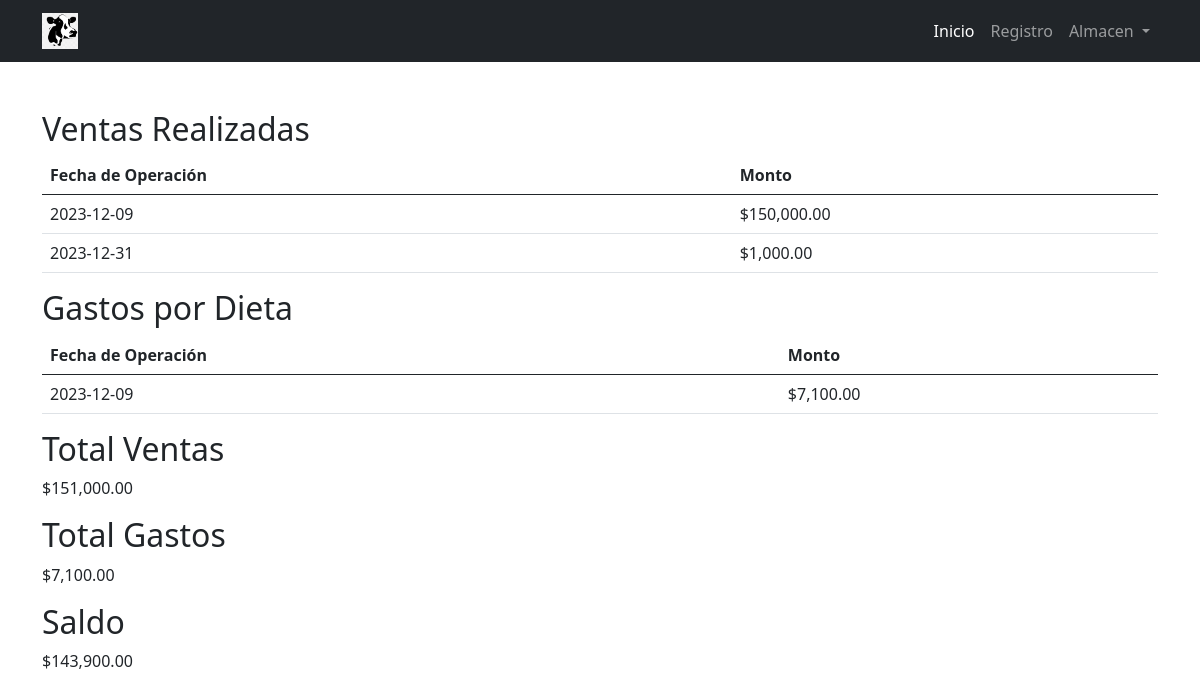
The app's page /caja.php with its own data.
### tables this page shows
CREATE TABLE `Caja` (
  `Id_caja` int NOT NULL,
  `FechaOperacion` date DEFAULT NULL,
  `TipoOperacion` enum('Venta','Gasto') NOT NULL,
  `Monto` decimal(10,2) NOT NULL
);

### www/caja.php (the view, shortened to what this page needs)
<?php
include("includes/header.php");
$servername = "db";
$username = "root";
$password = "clave";
$dbname = "Ganaderia";
$conn = new mysqli($servername, $username, $password, $dbname);
$sqlVentas = "SELECT SUM(Monto) AS TotalVentas FROM Caja WHERE TipoOperacion = 'Venta'";
$resultVentas = $conn->query($sqlVentas);
$rowVentas = $resultVentas->fetch_assoc();
$totalVentas = $rowVentas["TotalVentas"];
$sqlGastosDieta = "SELECT SUM(Monto) AS TotalGastos FROM Caja WHERE TipoOperacion = 'Gasto'";
$resultGastosDieta = $conn->query($sqlGastosDieta);
$rowGastosDieta = $resultGastosDieta->fetch_assoc();
$totalGastos = $rowGastosDieta["TotalGastos"];
$saldo = $totalVentas - $totalGastos;
?>
<!DOCTYPE html>
<html lang="en">
<head>
    <link href="https://cdn.jsdelivr.net/npm/bootstrap@5.0.2/dist/css/bootstrap.min.css" rel="stylesheet">
</head>
<body>
<div class="container mt-5">
    <h2>Ventas Realizadas</h2>
    <table class="table">
        <thead>
            <tr>
                <th>Fecha de Operación</th>
                <th>Monto</th>
            </tr>
        </thead>
        <tbody>
            <?php
            $resultVentas = $conn->query("SELECT * FROM Caja WHERE TipoOperacion = 'Venta'");
            while ($rowVenta = $resultVentas->fetch_assoc()) {
                echo "<tr>";
                echo "<td>" . $rowVenta["FechaOperacion"] . "</td>";
                echo "<td>$" . number_format($rowVenta["Monto"], 2) . "</td>";
                echo "</tr>";
            }
            ?>
        </tbody>
    </table>
    <h2>Gastos por Dieta</h2>
    <table class="table">
        <thead>
            <tr>
                <th>Fecha de Operación</th>
                <th>Monto</th>
            </tr>
        </thead>
        <tbody>
            <?php
            $resultGastosDieta = $conn->query("SELECT * FROM Caja WHERE TipoOperacion = 'Gasto'");
            while ($rowGastoDieta = $resultGastosDieta->fetch_assoc()) {
                echo "<tr>";
                echo "<td>" . $rowGastoDieta["FechaOperacion"] . "</td>";
                echo "<td>$" . number_format($rowGastoDieta["Monto"], 2) . "</td>";
                echo "</tr>";
            }
            ?>
        </tbody>
    </table>
    <h2>Total Ventas</h2>
    <p>$<?php echo number_format($totalVentas, 2); ?></p>
    <h2>Total Gastos</h2>
    <p>$<?php echo number_format($totalGastos, 2); ?></p>
    <h2>Saldo</h2>
    <p>$<?php echo number_format($saldo, 2); ?></p>
</div>
</body>
</html>

### records on screen
caja: FechaOperacion "2023-12-09", Monto "150,000.00"
caja: FechaOperacion "2023-12-31", Monto "1,000.00"
caja: FechaOperacion "2023-12-09", Monto "7,100.00"

### other values on screen
$totalVentas "151,000.00"
$totalGastos "7,100.00"
$saldo "143,900.00"
